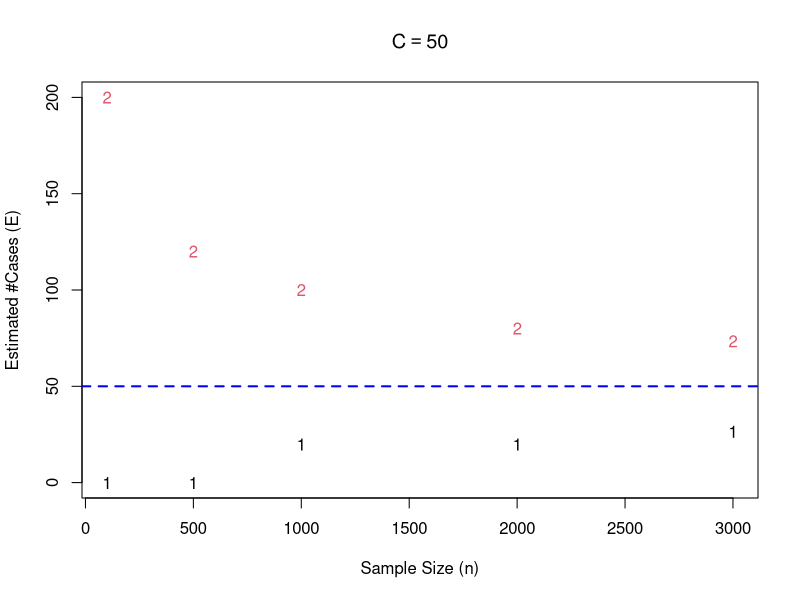
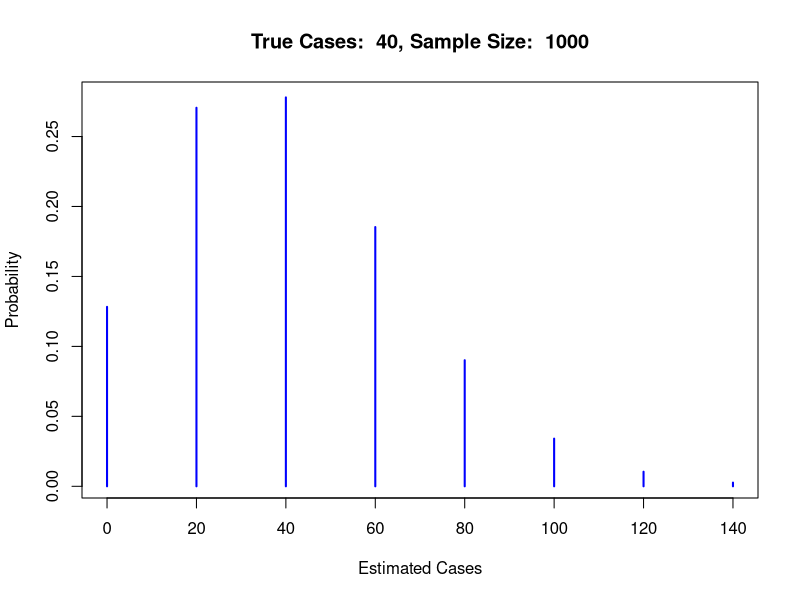
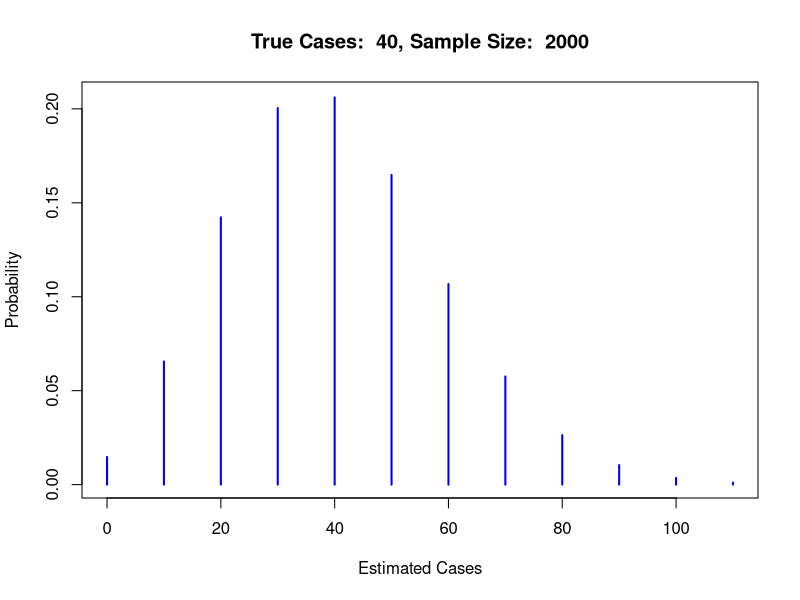
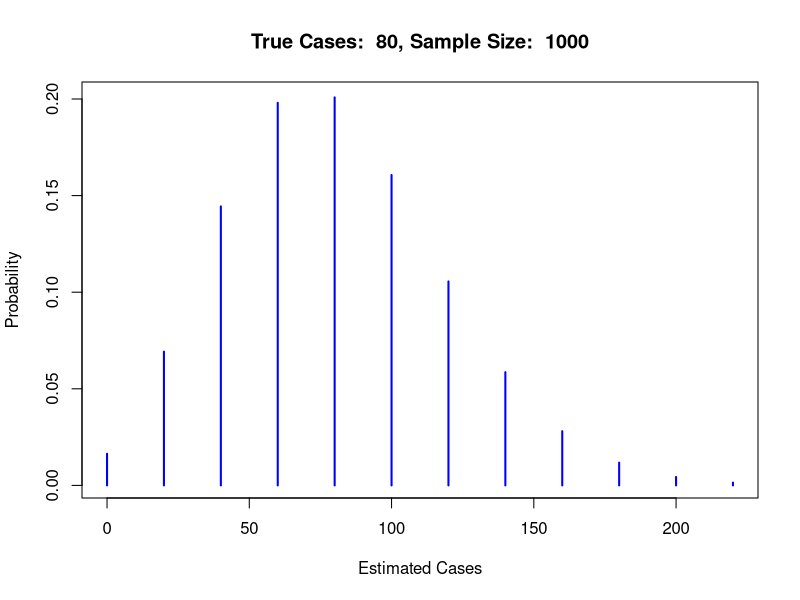

Recreate these plots in R, in order.
## ---- chunk 1
knitr::opts_chunk$set(echo = TRUE)
## ---- chunk 2
get_pool_fraction <- function(pool_size, prob_positive) {
  1 / pool_size + 1 - (1 - prob_positive)^pool_size
}
get_pool_tests <- function(n, pool_size, prob_positive) {
  round(n * get_pool_fraction(pool_size, prob_positive))
}
## ---- chunk 3
N <- 20000
cases <- (2:10) * 10 
prevalence <- 100 * cases / N
n_tests <- round((20000 + 1) / (cases + 1))
foo <- as.data.frame(cbind(cases, prevalence, n_tests))
knitr::kable(foo, col.names = c('#Cases ($C$)', 'Prevalence (%)', 'Expected #Samples'),
             caption = 'Expected number of samples before the first positive result under random sampling without replacement from a population of size 20,000.')
## ---- chunk 4
get_range_est_positive <- function(sample_size, Npositive, popn_size = 20000) {
  lower <- qhyper(0.1, Npositive, popn_size - Npositive, sample_size)
  upper <- qhyper(0.9, Npositive, popn_size - Npositive, sample_size)
  out <- popn_size * c(lower, upper) / sample_size
  return(out)
}
plot_est_range <- function(sample_size, Npositive, popn_size = 20000, alpha = 0.2) {
# vectorized over sample_size
  lower <- qhyper(alpha / 2, Npositive, popn_size - Npositive, sample_size)
  upper <- qhyper(1 - alpha / 2, Npositive, popn_size - Npositive, sample_size)
  matplot(sample_size, popn_size * cbind(lower, upper) / sample_size,
          xlab = 'Sample Size (n)', ylab = 'Estimated #Cases (E)',
          main = bquote(C == .(Npositive)))
  abline(h = Npositive, lty = 2, col = 'blue', lwd = 2)
}
plot_est_range(c(100, 500, 1000, 2000, 3000), 50)
## ---- chunk 5
p1 <- 20/20000
p2 <- 100/20000
k <- 6
c(1 / k + 1 - (1 - p1)^k, 1 / k + 1 - (1 - p2)^k)
## ---- chunk 6
get_power <- function(n, p, p0, alpha = 0.1) {
  mu <- (p - p0) / sqrt(p0 * (1 - p0) /n)
  s <- sqrt(p * (1 - p) / (p0 * (1 - p0)))
  alpha <- 0.1
  critical_value <- qnorm(0.9)
  return(1 - pnorm(critical_value, mu, s))
}
get_power(1000, p = 100/20000, p0 = 20/20000)
get_power(1400, p = 40/20000, p0 = 20/20000)
get_power(1400, p = 80/20000, p0 = 20/20000)
get_power(1400, p = 160/20000, p0 = 20/20000)
## ---- chunk 7
plot_C_hat <- function(n, C, N = 20000) {
  lower <- qhyper(0.001, C, N - C, n)
  upper <- qhyper(0.999, C, N - C, n)
  C_hat <- N * lower:upper / n
  prob_C_hat <- dhyper(lower:upper, C, N - C, n)
  title1 <- paste('True Cases: ', bquote(.(C)))
  title2 <- paste('Sample Size: ', bquote(.(n)))
  mytitle <- paste0(title1, ', ', title2)
  plot(C_hat, prob_C_hat, type = 'h', ylab = 'Probability', xlab = 'Estimated Cases',
       col = 'blue', lwd = 2, main = mytitle)
}
plot_C_hat(1000, 40)
## ---- chunk 8
d_C_hat <- function(x, n, C, N = 20000) {
  dhyper(n * x / N, C, N - C, n)
}
## ---- chunk 9
plot_C_hat(2000, 40)
## ---- chunk 10
plot_C_hat(1000, 80)
